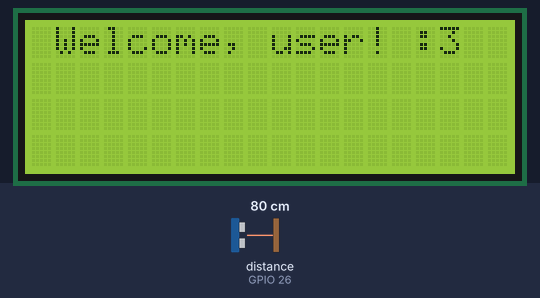
This sketch was run on a simulated ESP32. On the bench: 20×4 character LCD. The test bench sets the inputs (shaded band); at power-on: distance to the obstacle (sensor on GPIO 26) 80 cm. The echo pulse lasts 58.3 µs per cm; what the sketch prints to the serial monitor is not drawn.

Above: at 3.3 s.
3.4 s: distance to the obstacle (sensor on GPIO 26) set to 98 cm
14.4 s: distance to the obstacle (sensor on GPIO 26) set to 103 cm
At 25.4 s:
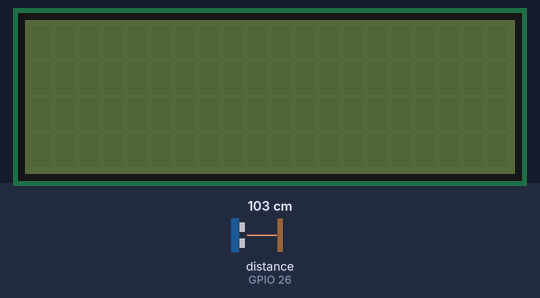
25.7 s: distance to the obstacle (sensor on GPIO 26) set to 2 cm
At 27.5 s:
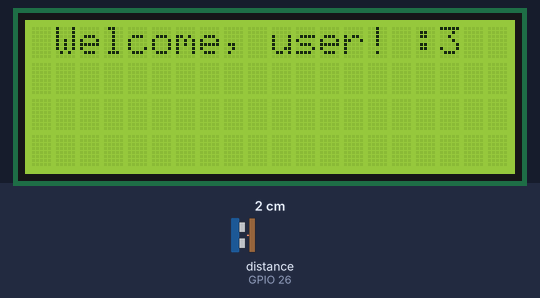
33.9 s: distance to the obstacle (sensor on GPIO 26) set to 120 cm
At 38.4 s:
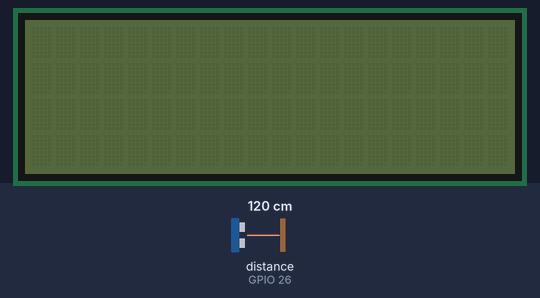
Timing chart, 0 to 39.9 s (numbered marks = the images above; inputs shaded):
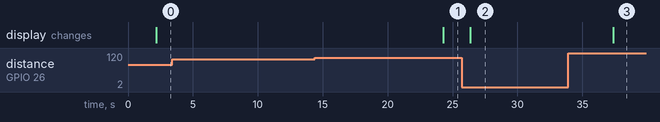

The sketch:

ultrasonic.ino
```cpp
#include <Wire.h>
#include <LiquidCrystal_I2C.h>
#include "SR04.h"
int TRIG_PIN = 26;
int ECHO_PIN = 25;
SR04 sr04(ECHO_PIN, TRIG_PIN);
int d;

LiquidCrystal_I2C lcd(0x27,20,4);  // set the LCD address to 0x27 for a 16 chars and 2 line display

void setup()
{
  Serial.begin(9600);
  lcd.init(); // initialize the lcd
  lcd.init();

  // Print a message to the LCD.
  lcd.backlight();
  lcd.setCursor(6,0);
  lcd.print("Standby...");
  delay(2000);
}

void loop()
{
  d = (int)sr04.Distance();

  if (d <= 100) {
    lcd.backlight();
    lcd.clear();
    lcd.setCursor(1, 0);
    lcd.print("Welcome, user! :3");
    delay(10000);
    Serial.println("ON");
  } else {
    lcd.clear();
    lcd.noBacklight();
    Serial.println("OFF");
  }

  delay(1000);
}
```

Measured:
- the behaviour switches between 100 and 101 cm on distance to the obstacle (sensor on GPIO 26) (found by bisection; images 0 and 1)
- after the input at 3.4 s, every drawn part: stays the same
- after the input at 14.4 s, the display: changes after 9.9 s (image 1)
- after the input at 25.7 s, the display: changes after 0.65 s (image 2)
- after the input at 33.9 s, the display: changes after 3.5 s (image 3)
